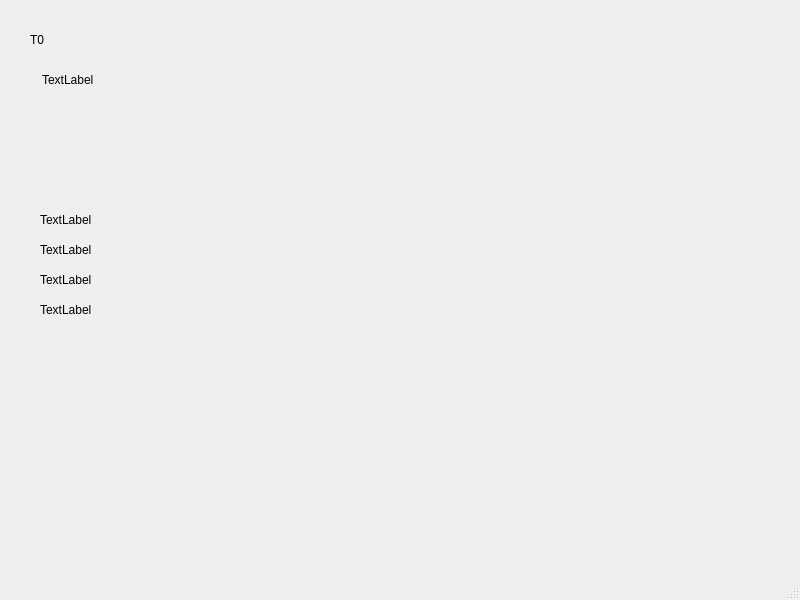
<?xml version="1.0" encoding="UTF-8"?>
<ui version="4.0">
 <class>MainWindow</class>
 <widget class="QMainWindow" name="MainWindow">
  <property name="geometry">
   <rect>
    <x>0</x>
    <y>0</y>
    <width>800</width>
    <height>600</height>
   </rect>
  </property>
  <property name="windowTitle">
   <string>MainWindow</string>
  </property>
  <widget class="QWidget" name="centralwidget">
   <widget class="QLabel" name="text_0">
    <property name="geometry">
     <rect>
      <x>30</x>
      <y>30</y>
      <width>331</width>
      <height>20</height>
     </rect>
    </property>
    <property name="text">
     <string>T0</string>
    </property>
   </widget>
   <widget class="QLabel" name="label">
    <property name="geometry">
     <rect>
      <x>42</x>
      <y>70</y>
      <width>61</width>
      <height>20</height>
     </rect>
    </property>
    <property name="text">
     <string>TextLabel</string>
    </property>
   </widget>
   <widget class="QLabel" name="label_2">
    <property name="geometry">
     <rect>
      <x>40</x>
      <y>210</y>
      <width>311</width>
      <height>20</height>
     </rect>
    </property>
    <property name="text">
     <string>TextLabel</string>
    </property>
   </widget>
   <widget class="QLabel" name="label_3">
    <property name="geometry">
     <rect>
      <x>40</x>
      <y>240</y>
      <width>311</width>
      <height>20</height>
     </rect>
    </property>
    <property name="text">
     <string>TextLabel</string>
    </property>
   </widget>
   <widget class="QLabel" name="label_4">
    <property name="geometry">
     <rect>
      <x>40</x>
      <y>270</y>
      <width>311</width>
      <height>20</height>
     </rect>
    </property>
    <property name="text">
     <string>TextLabel</string>
    </property>
   </widget>
   <widget class="QLabel" name="label_5">
    <property name="geometry">
     <rect>
      <x>40</x>
      <y>300</y>
      <width>61</width>
      <height>20</height>
     </rect>
    </property>
    <property name="text">
     <string>TextLabel</string>
    </property>
   </widget>
  </widget>
  <widget class="QMenuBar" name="menubar">
   <property name="geometry">
    <rect>
     <x>0</x>
     <y>0</y>
     <width>800</width>
     <height>22</height>
    </rect>
   </property>
  </widget>
  <widget class="QStatusBar" name="statusbar"/>
 </widget>
 <resources/>
 <connections/>
</ui>
